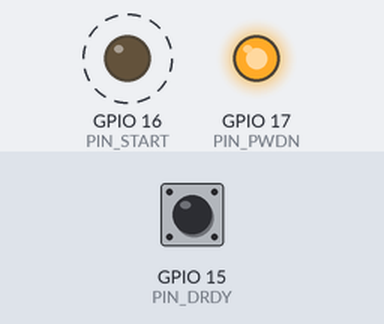
The sketch below on a simulated ESP32-S3. On the bench: output pins drawn as LEDs (lit = HIGH). Dashed ring = blinking. Inputs (shaded band) come from the test bench; at power-on: GPIO 15 (PIN_DRDY) HIGH. Pins used as bus, display or sensor lines are not drawn; what the sketch prints to the serial monitor is not drawn.

Above: at 0.11 s.
1.3 s: GPIO 15 (PIN_DRDY) pulsed LOW 2 times (0.12 s each, 0.3 s apart)
Timing chart, 0 to 10.9 s (numbered marks = the images above; inputs shaded):
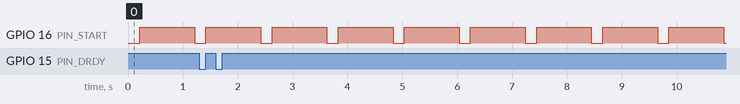

The sketch:

ads_live.ino
```cpp
// ads_live.ino : DRDY 신호를 1초마다 계속 보여주는 "실시간 모니터" (납땜 없이 점검할 때 사용)
//
// 핀은 표대로(B 배선) 고정:
//   SCK=4  MOSI=5  MISO=6  CS=7  DRDY=15  START=16  PWDN/RESET=17
// 매 주기마다 칩을 리셋하고 START를 켠 뒤 1초 동안 DRDY 하강 횟수를 센다.
//   약 500회(400~600) -> 칩이 살아 있음 / 0회 -> 신호 없음 / 그 밖의 값 -> 불안정
// 시리얼 모니터(115200)를 켜 둔 채로 배선이나 패드를 만지면, 숫자가 바뀌는 순간을 바로 볼 수 있다.
// 진짜 신호는 매초 거의 같은 값(약 500)이 나온다. 0~수천으로 들쭉날쭉하면 접촉 불량이나 노이즈다.
// (v2: DRDY 입력에 풀업을 켜서, 선이 떠 있으면 노이즈 대신 0으로 보이게 함 + 값 판정 추가)
const int PIN_SCK = 4, PIN_MOSI = 5, PIN_MISO = 6, PIN_CS = 7;
const int PIN_DRDY = 15, PIN_START = 16, PIN_PWDN = 17;

volatile uint32_t drdyCount = 0;
void IRAM_ATTR onDrdy() { drdyCount++; }

void setup() {
  Serial.begin(115200);
  unsigned long t0 = millis();
  while (!Serial && millis() - t0 < 3000) { }
  pinMode(PIN_SCK, INPUT); pinMode(PIN_MOSI, INPUT); pinMode(PIN_MISO, INPUT);   // SPI 선은 이번엔 쓰지 않음
  pinMode(PIN_CS, OUTPUT);    digitalWrite(PIN_CS, HIGH);
  pinMode(PIN_START, OUTPUT); digitalWrite(PIN_START, LOW);
  pinMode(PIN_PWDN, OUTPUT);  digitalWrite(PIN_PWDN, HIGH);
  pinMode(PIN_DRDY, INPUT_PULLUP);       // 선이 떠 있어도 노이즈가 안 잡히게 풀업
  attachInterrupt(digitalPinToInterrupt(PIN_DRDY), onDrdy, FALLING);
  Serial.println("=== DRDY 실시간 모니터 시작 (1초마다 한 줄) ===");
  Serial.println("약 500이면 칩 정상, 0이면 신호 없음. 패드/배선을 만지면서 숫자 변화를 보세요.");
}

void loop() {
  digitalWrite(PIN_START, LOW);
  digitalWrite(PIN_PWDN, LOW);  delay(5);          // 리셋 펄스
  digitalWrite(PIN_PWDN, HIGH); delay(200);
  noInterrupts(); drdyCount = 0; interrupts();
  digitalWrite(PIN_START, HIGH);                   // 변환 시작
  delay(1000);
  noInterrupts(); uint32_t n = drdyCount; interrupts();
  const char* verdict = (n == 0) ? "신호 없음"
                      : (n >= 400 && n <= 600) ? "정상 범위 (약 500)"
                      : "불안정 (접촉 불량/노이즈 의심, 진짜 신호 아님)";
  Serial.printf("DRDY %lu회/초  ->  %s\n", (unsigned long)n, verdict);
}
```

Measured:
- by itself, GPIO 16 (PIN_START): alternates HIGH for 1.0 s and LOW for 0.21 s
